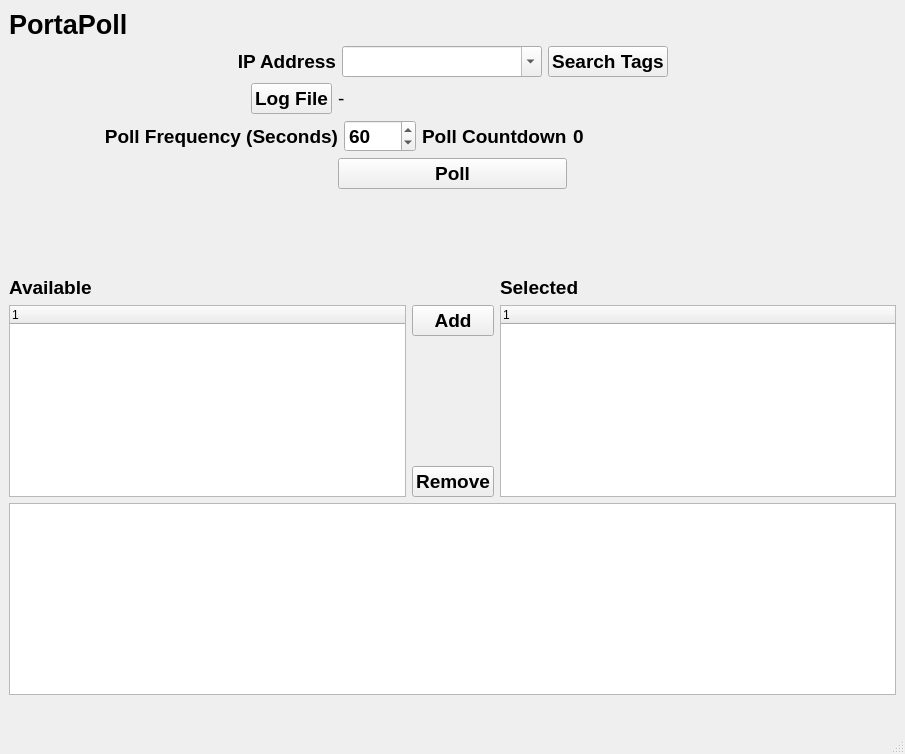
<?xml version="1.0" encoding="UTF-8"?>
<ui version="4.0">
 <class>MainWindow</class>
 <widget class="QMainWindow" name="MainWindow">
  <property name="geometry">
   <rect>
    <x>0</x>
    <y>0</y>
    <width>905</width>
    <height>754</height>
   </rect>
  </property>
  <property name="windowTitle">
   <string>MainWindow</string>
  </property>
  <widget class="QWidget" name="centralwidget">
   <layout class="QVBoxLayout" name="verticalLayout">
    <item>
     <layout class="QGridLayout" name="gridLayout">
      <item row="0" column="0" colspan="5">
       <widget class="QLabel" name="label_2">
        <property name="font">
         <font>
          <pointsize>20</pointsize>
          <bold>true</bold>
         </font>
        </property>
        <property name="text">
         <string>PortaPoll</string>
        </property>
       </widget>
      </item>
      <item row="4" column="0">
       <spacer name="horizontalSpacer">
        <property name="orientation">
         <enum>Qt::Horizontal</enum>
        </property>
        <property name="sizeHint" stdset="0">
         <size>
          <width>40</width>
          <height>20</height>
         </size>
        </property>
       </spacer>
      </item>
      <item row="3" column="2">
       <widget class="QSpinBox" name="spinBox_poll">
        <property name="font">
         <font>
          <pointsize>14</pointsize>
          <bold>true</bold>
         </font>
        </property>
        <property name="maximum">
         <number>9999</number>
        </property>
        <property name="value">
         <number>60</number>
        </property>
       </widget>
      </item>
      <item row="3" column="0" colspan="2">
       <widget class="QLabel" name="label">
        <property name="font">
         <font>
          <pointsize>14</pointsize>
          <bold>true</bold>
         </font>
        </property>
        <property name="text">
         <string>Poll Frequency (Seconds)</string>
        </property>
        <property name="alignment">
         <set>Qt::AlignRight|Qt::AlignTrailing|Qt::AlignVCenter</set>
        </property>
       </widget>
      </item>
      <item row="2" column="1" colspan="4">
       <widget class="QLabel" name="label_log_file">
        <property name="font">
         <font>
          <pointsize>14</pointsize>
         </font>
        </property>
        <property name="text">
         <string>-</string>
        </property>
       </widget>
      </item>
      <item row="4" column="4">
       <spacer name="horizontalSpacer_2">
        <property name="orientation">
         <enum>Qt::Horizontal</enum>
        </property>
        <property name="sizeHint" stdset="0">
         <size>
          <width>40</width>
          <height>20</height>
         </size>
        </property>
       </spacer>
      </item>
      <item row="3" column="4">
       <layout class="QHBoxLayout" name="horizontalLayout">
        <item>
         <widget class="QLabel" name="label_countdown">
          <property name="font">
           <font>
            <pointsize>14</pointsize>
            <bold>true</bold>
           </font>
          </property>
          <property name="text">
           <string>0</string>
          </property>
         </widget>
        </item>
        <item>
         <spacer name="horizontalSpacer_5">
          <property name="orientation">
           <enum>Qt::Horizontal</enum>
          </property>
          <property name="sizeHint" stdset="0">
           <size>
            <width>40</width>
            <height>20</height>
           </size>
          </property>
         </spacer>
        </item>
       </layout>
      </item>
      <item row="2" column="0">
       <layout class="QHBoxLayout" name="horizontalLayout_2">
        <item>
         <spacer name="horizontalSpacer_6">
          <property name="orientation">
           <enum>Qt::Horizontal</enum>
          </property>
          <property name="sizeHint" stdset="0">
           <size>
            <width>40</width>
            <height>20</height>
           </size>
          </property>
         </spacer>
        </item>
        <item>
         <widget class="QPushButton" name="pushButton_log_file">
          <property name="font">
           <font>
            <pointsize>14</pointsize>
            <bold>true</bold>
           </font>
          </property>
          <property name="text">
           <string>Log File</string>
          </property>
         </widget>
        </item>
       </layout>
      </item>
      <item row="1" column="0" colspan="5">
       <layout class="QHBoxLayout" name="horizontalLayout_3">
        <item>
         <spacer name="horizontalSpacer_4">
          <property name="orientation">
           <enum>Qt::Horizontal</enum>
          </property>
          <property name="sizeHint" stdset="0">
           <size>
            <width>40</width>
            <height>20</height>
           </size>
          </property>
         </spacer>
        </item>
        <item>
         <widget class="QLabel" name="label_3">
          <property name="font">
           <font>
            <pointsize>14</pointsize>
            <bold>true</bold>
           </font>
          </property>
          <property name="text">
           <string>IP Address</string>
          </property>
          <property name="alignment">
           <set>Qt::AlignRight|Qt::AlignTrailing|Qt::AlignVCenter</set>
          </property>
         </widget>
        </item>
        <item>
         <widget class="QComboBox" name="comboBox_ip">
          <property name="minimumSize">
           <size>
            <width>200</width>
            <height>0</height>
           </size>
          </property>
          <property name="font">
           <font>
            <pointsize>14</pointsize>
            <bold>true</bold>
           </font>
          </property>
          <property name="editable">
           <bool>true</bool>
          </property>
         </widget>
        </item>
        <item>
         <widget class="QPushButton" name="pushButton_search_tags">
          <property name="font">
           <font>
            <pointsize>14</pointsize>
            <bold>true</bold>
           </font>
          </property>
          <property name="text">
           <string>Search Tags</string>
          </property>
         </widget>
        </item>
        <item>
         <spacer name="horizontalSpacer_3">
          <property name="orientation">
           <enum>Qt::Horizontal</enum>
          </property>
          <property name="sizeHint" stdset="0">
           <size>
            <width>40</width>
            <height>20</height>
           </size>
          </property>
         </spacer>
        </item>
       </layout>
      </item>
      <item row="3" column="3">
       <widget class="QLabel" name="label_4">
        <property name="font">
         <font>
          <pointsize>14</pointsize>
          <bold>true</bold>
         </font>
        </property>
        <property name="text">
         <string>Poll Countdown</string>
        </property>
       </widget>
      </item>
      <item row="4" column="1" colspan="3">
       <widget class="QPushButton" name="pushButton_poll">
        <property name="font">
         <font>
          <pointsize>14</pointsize>
          <bold>true</bold>
         </font>
        </property>
        <property name="text">
         <string>Poll</string>
        </property>
        <property name="checkable">
         <bool>true</bool>
        </property>
       </widget>
      </item>
     </layout>
    </item>
    <item>
     <spacer name="verticalSpacer">
      <property name="orientation">
       <enum>Qt::Vertical</enum>
      </property>
      <property name="sizeHint" stdset="0">
       <size>
        <width>20</width>
        <height>40</height>
       </size>
      </property>
     </spacer>
    </item>
    <item>
     <layout class="QGridLayout" name="gridLayout_2">
      <item row="2" column="1">
       <spacer name="verticalSpacer_2">
        <property name="orientation">
         <enum>Qt::Vertical</enum>
        </property>
        <property name="sizeHint" stdset="0">
         <size>
          <width>20</width>
          <height>40</height>
         </size>
        </property>
       </spacer>
      </item>
      <item row="0" column="0">
       <widget class="QLabel" name="label_5">
        <property name="font">
         <font>
          <pointsize>14</pointsize>
          <bold>true</bold>
         </font>
        </property>
        <property name="text">
         <string>Available</string>
        </property>
       </widget>
      </item>
      <item row="1" column="2" rowspan="3">
       <widget class="QTreeWidget" name="treeWidget_selected">
        <column>
         <property name="text">
          <string notr="true">1</string>
         </property>
        </column>
       </widget>
      </item>
      <item row="1" column="1">
       <widget class="QPushButton" name="pushButton_add">
        <property name="font">
         <font>
          <pointsize>14</pointsize>
          <bold>true</bold>
         </font>
        </property>
        <property name="text">
         <string>Add</string>
        </property>
       </widget>
      </item>
      <item row="3" column="1">
       <widget class="QPushButton" name="pushButton_remove">
        <property name="font">
         <font>
          <pointsize>14</pointsize>
          <bold>true</bold>
         </font>
        </property>
        <property name="text">
         <string>Remove</string>
        </property>
       </widget>
      </item>
      <item row="0" column="2">
       <widget class="QLabel" name="label_6">
        <property name="font">
         <font>
          <pointsize>14</pointsize>
          <bold>true</bold>
         </font>
        </property>
        <property name="text">
         <string>Selected</string>
        </property>
       </widget>
      </item>
      <item row="1" column="0" rowspan="3">
       <widget class="QTreeWidget" name="treeWidget_available">
        <column>
         <property name="text">
          <string notr="true">1</string>
         </property>
        </column>
       </widget>
      </item>
     </layout>
    </item>
    <item>
     <widget class="QTableWidget" name="tableWidget"/>
    </item>
    <item>
     <widget class="QLabel" name="label_error">
      <property name="font">
       <font>
        <pointsize>14</pointsize>
        <bold>true</bold>
       </font>
      </property>
      <property name="text">
       <string/>
      </property>
     </widget>
    </item>
   </layout>
  </widget>
  <widget class="QMenuBar" name="menubar">
   <property name="geometry">
    <rect>
     <x>0</x>
     <y>0</y>
     <width>905</width>
     <height>22</height>
    </rect>
   </property>
  </widget>
  <widget class="QStatusBar" name="statusbar"/>
 </widget>
 <tabstops>
  <tabstop>spinBox_poll</tabstop>
  <tabstop>pushButton_poll</tabstop>
  <tabstop>tableWidget</tabstop>
 </tabstops>
 <resources/>
 <connections/>
</ui>
